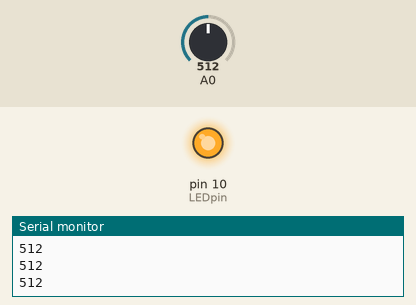
Recording of a sketch running on a simulated Arduino Uno, built with avr-gcc and run on an emulated ATmega328P. On the bench: output pins drawn as LEDs (lit = HIGH), the last lines printed to the serial monitor. The inputs (shaded band) are chosen by the test bench; at power-on: A0 = 512.

Above: at 1.2 s.
1.3 s: A0 set to 207
2.8 s: A0 set to 182
At 3.5 s:
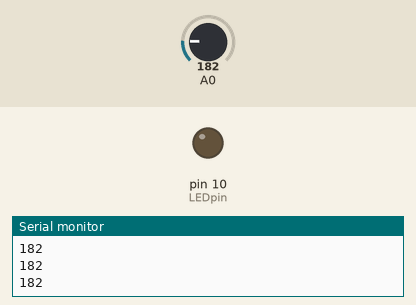
4.3 s: A0 set to 210
At 5.5 s:
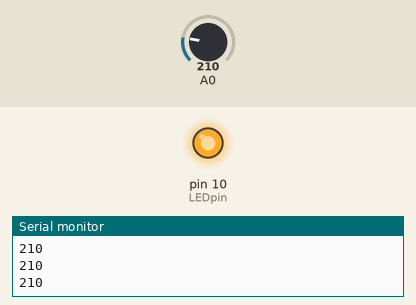
5.8 s: A0 set to 190
At 7.0 s:
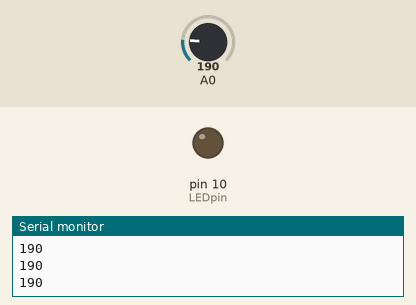
Timing chart, 0 to 8.3 s (numbered marks = the images above; inputs shaded):
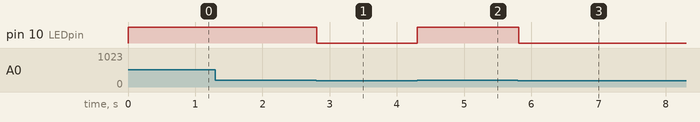

Measured:
- the behaviour switches between 200 and 199 on A0 (found by bisection; images 0 and 1)
- after the input at 2.8 s, pin 10 (LEDpin): HIGH → LOW at once
- after the input at 4.3 s, pin 10 (LEDpin): LOW → HIGH at once
- after the input at 5.8 s, pin 10 (LEDpin): HIGH → LOW at once

The sketch:

Lightbox.ino
```cpp
int FSR = A0;
int LEDpin = 10;
int FSRreading;

void setup() {
 Serial.begin(9600);
}

void loop() {
FSRreading = analogRead(A0);

Serial.println(FSRreading);
  if (FSRreading > 200){
analogWrite(LEDpin, 255);
  }
  else if (FSRreading < 200){
analogWrite(LEDpin, 0);
  }


}
```
